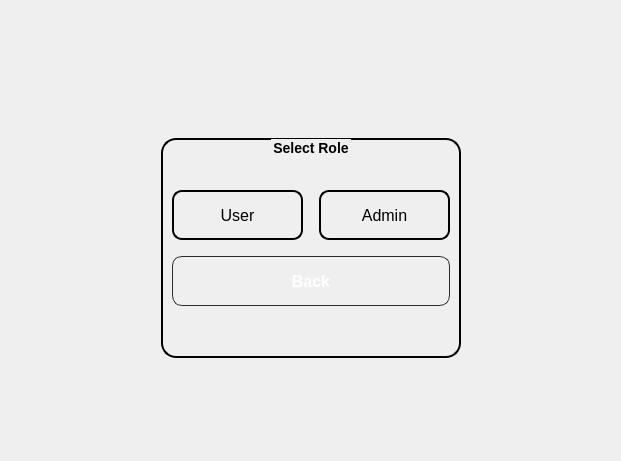
      <widget class="QWidget" name="page_addUser">
       <layout class="QGridLayout" name="gridLayout_7">
        <item row="0" column="1">
         <spacer name="verticalSpacer_13">
          <property name="orientation">
           <enum>Qt::Vertical</enum>
          </property>
          <property name="sizeHint" stdset="0">
           <size>
            <width>20</width>
            <height>127</height>
           </size>
          </property>
         </spacer>
        </item>
        <item row="1" column="0">
         <spacer name="horizontalSpacer_11">
          <property name="orientation">
           <enum>Qt::Horizontal</enum>
          </property>
          <property name="sizeHint" stdset="0">
           <size>
            <width>150</width>
            <height>20</height>
           </size>
          </property>
         </spacer>
        </item>
        <item row="1" column="1" rowspan="2">
         <widget class="QGroupBox" name="groupBox_5">
          <property name="sizePolicy">
           <sizepolicy hsizetype="Expanding" vsizetype="Preferred">
            <horstretch>0</horstretch>
            <verstretch>0</verstretch>
           </sizepolicy>
          </property>
          <property name="minimumSize">
           <size>
            <width>300</width>
            <height>220</height>
           </size>
          </property>
          <property name="font">
           <font>
            <pointsize>-1</pointsize>
            <weight>75</weight>
            <bold>true</bold>
           </font>
          </property>
          <property name="styleSheet">
           <string notr="true">QGroupBox { font-size: 14px; font-weight: bold;border : 2px solid black;border-radius:15px; }</string>
          </property>
          <property name="title">
           <string>Select Role</string>
          </property>
          <property name="alignment">
           <set>Qt::AlignCenter</set>
          </property>
          <layout class="QVBoxLayout" name="verticalLayout_14">
           <item>
            <layout class="QVBoxLayout" name="verticalLayout_13">
             <item>
              <layout class="QHBoxLayout" name="horizontalLayout_5">
               <item>
                <widget class="QPushButton" name="pushButton_addUser">
                 <property name="sizePolicy">
                  <sizepolicy hsizetype="Preferred" vsizetype="Fixed">
                   <horstretch>0</horstretch>
                   <verstretch>0</verstretch>
                  </sizepolicy>
                 </property>
                 <property name="minimumSize">
                  <size>
                   <width>0</width>
                   <height>50</height>
                  </size>
                 </property>
                 <property name="font">
                  <font>
                   <pointsize>12</pointsize>
                  </font>
                 </property>
                 <property name="styleSheet">
                  <string notr="true">border:2px solid black;
border-radius:10px;</string>
                 </property>
                 <property name="text">
                  <string>User</string>
                 </property>
                </widget>
               </item>
               <item>
                <spacer name="horizontalSpacer_24">
                 <property name="orientation">
                  <enum>Qt::Horizontal</enum>
                 </property>
                 <property name="sizeType">
                  <enum>QSizePolicy::Fixed</enum>
                 </property>
                 <property name="sizeHint" stdset="0">
                  <size>
                   <width>10</width>
                   <height>10</height>
                  </size>
                 </property>
                </spacer>
               </item>
               <item>
                <widget class="QPushButton" name="pushButton_addAdmin">
                 <property name="sizePolicy">
                  <sizepolicy hsizetype="Preferred" vsizetype="Fixed">
                   <horstretch>0</horstretch>
                   <verstretch>0</verstretch>
                  </sizepolicy>
                 </property>
                 <property name="minimumSize">
                  <size>
                   <width>0</width>
                   <height>50</height>
                  </size>
                 </property>
                 <property name="font">
                  <font>
                   <pointsize>12</pointsize>
                  </font>
                 </property>
                 <property name="styleSheet">
                  <string notr="true">border:2px solid black;
border-radius:10px;</string>
                 </property>
                 <property name="text">
                  <string>Admin</string>
                 </property>
                </widget>
               </item>
              </layout>
             </item>
             <item>
              <spacer name="verticalSpacer_12">
               <property name="orientation">
                <enum>Qt::Vertical</enum>
               </property>
               <property name="sizeType">
                <enum>QSizePolicy::Fixed</enum>
               </property>
               <property name="sizeHint" stdset="0">
                <size>
                 <width>20</width>
                 <height>10</height>
                </size>
               </property>
              </spacer>
             </item>
             <item>
              <widget class="QPushButton" name="pushButton_backToLogin">
               <property name="minimumSize">
                <size>
                 <width>0</width>
                 <height>50</height>
                </size>
               </property>
               <property name="sizeIncrement">
                <size>
                 <width>0</width>
                 <height>0</height>
                </size>
               </property>
               <property name="font">
                <font>
                 <pointsize>12</pointsize>
                 <weight>75</weight>
                 <bold>true</bold>
                </font>
               </property>
               <property name="styleSheet">
                <string notr="true">QPushButton
{
    background: qlineargradient(
        x1:0, y1:0,
        x2:1, y2:0,
        stop:0 #616161,
        stop:1 #424242
    );

    color: white;
    border: 1px solid #2c2c2c;
    border-radius: 10px;
    padding: 8px;
    font-weight: bold;
}

QPushButton:hover
{
    background: qlineargradient(
        x1:0, y1:0,
        x2:1, y2:0,
        stop:0 #757575,
        stop:1 #545454
    );
}

QPushButton:pressed
{
    background: qlineargradient(
        x1:0, y1:0,
        x2:1, y2:0,
        stop:0 #4a4a4a,
        stop:1 #303030
    );

    padding-top: 10px;
    padding-left: 10px;
}</string>
               </property>
               <property name="text">
                <string>Back</string>
               </property>
              </widget>
             </item>
            </layout>
           </item>
          </layout>
         </widget>
        </item>
        <item row="2" column="2">
         <spacer name="horizontalSpacer_12">
          <property name="orientation">
           <enum>Qt::Horizontal</enum>
          </property>
          <property name="sizeHint" stdset="0">
           <size>
            <width>149</width>
            <height>20</height>
           </size>
          </property>
         </spacer>
        </item>
        <item row="3" column="1">
         <spacer name="verticalSpacer_14">
          <property name="orientation">
           <enum>Qt::Vertical</enum>
          </property>
          <property name="sizeHint" stdset="0">
           <size>
            <width>20</width>
            <height>92</height>
           </size>
          </property>
         </spacer>
        </item>
       </layout>
      </widget>
